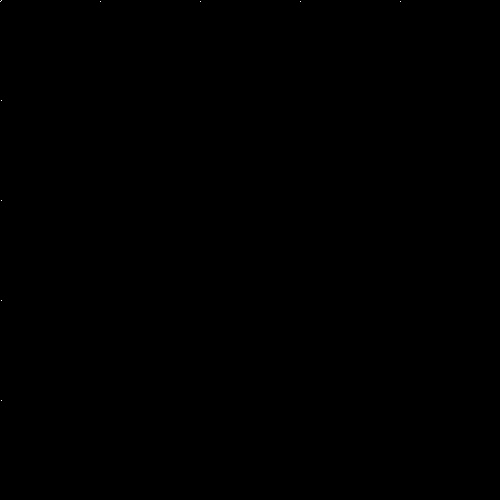
Frame 1 (no input)
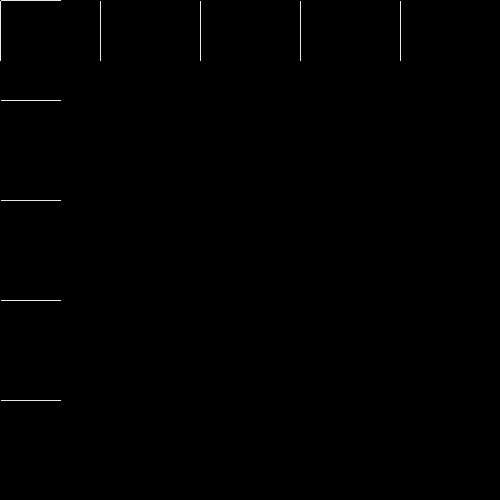
Frame 60 (the mouse pressed at the canvas centre just before this capture)
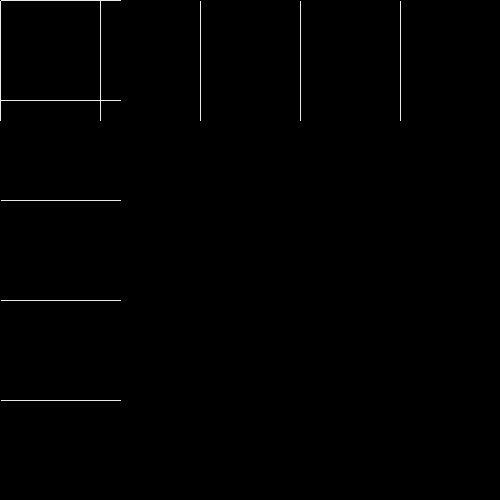
Frame 120 (the mouse held since frame 60 and released just before this capture)

The Processing sketch that drew these frames (run headless with seeded random() and noise(); from frame 60 on, the mouse is pressed at the canvas centre):

// Processing sketch: grid_animation
// ── grid_animation.pde
//https://www.openprocessing.org/sketch/210032
//out of memory problem!

int q = 100 ;
int c = 255 ;

void setup() {
    size(500, 500);
    background(0);
    frameRate(300);
    stroke(c);
}

void draw() {
    beginShape(POINTS);
    
    if ( frameCount%width == 0) {
        if ( c < 0 ) c = 255 ;
        if ( q < 0 ) q = 100 ;
        c-= 10 ;
        stroke(c); 
        q-- ;
    }

    for ( int x = 0 ; x < height ; x+=q ) {
        vertex(x,frameCount%height);
        vertex(frameCount%width,x);
    }
    for ( int x = width ; x >= 0 ; x-=q ) {
        vertex(x,frameCount%height);
        vertex(frameCount%width,x);
    }
    endShape(CLOSE);
}
